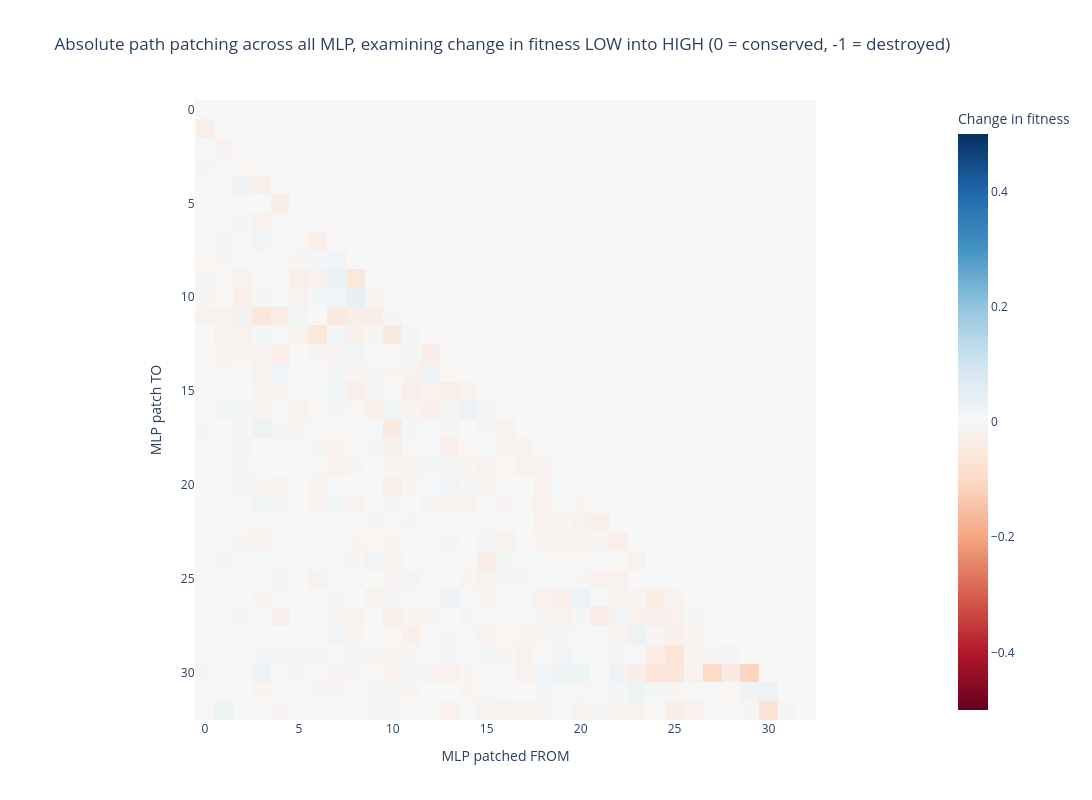

Notebook code cell kept with this figure:
### Code cell
imshow(
    mlp_abs_path_patch_all_tensor,
    labels={"x": "MLP patched FROM", "y": "MLP patch TO", "color": "Change in fitness"},
    title="Absolute path patching across all MLP, examining change in fitness LOW into HIGH (0 = conserved, -1 = destroyed)",
    width=1400,
    height=800,
    range_color=(-0.5,0.5),
)

### Figure 1 — Plotly figure (JSON) as saved in the notebook; plotly's stock layout.template omitted (floating-point values rounded to 4 significant figures; data arrays with more than 128 entries replaced by an {"elided": "..."} marker saying what was removed)
{"data": [{"coloraxis": "coloraxis", "hovertemplate": "MLP patched FROM: %{x}<br>MLP patch TO: %{y}<br>Change in fitness: %{z}<extra></extra>", "name": "0", "type": "heatmap", "xaxis": "x", "yaxis": "y", "z": {"elided": "33x33 float values"}}], "layout": {"coloraxis": {"cmax": 0.5, "cmid": 0, "cmin": -0.5, "colorbar": {"title": {"text": "Change in fitness"}}, "colorscale": [[0, "rgb(103,0,31)"], [0.1, "rgb(178,24,43)"], [0.2, "rgb(214,96,77)"], [0.3, "rgb(244,165,130)"], [0.4, "rgb(253,219,199)"], [0.5, "rgb(247,247,247)"], [0.6, "rgb(209,229,240)"], [0.7, "rgb(146,197,222)"], [0.8, "rgb(67,147,195)"], [0.9, "rgb(33,102,172)"], [1, "rgb(5,48,97)"]]}, "height": 800, "title": {"text": "Absolute path patching across all MLP, examining change in fitness LOW into HIGH (0 = conserved, -1 = destroyed)"}, "width": 1400, "xaxis": {"anchor": "y", "constrain": "domain", "domain": [0, 1], "scaleanchor": "y", "title": {"text": "MLP patched FROM"}}, "yaxis": {"anchor": "x", "autorange": "reversed", "constrain": "domain", "domain": [0, 1], "title": {"text": "MLP patch TO"}}}}
